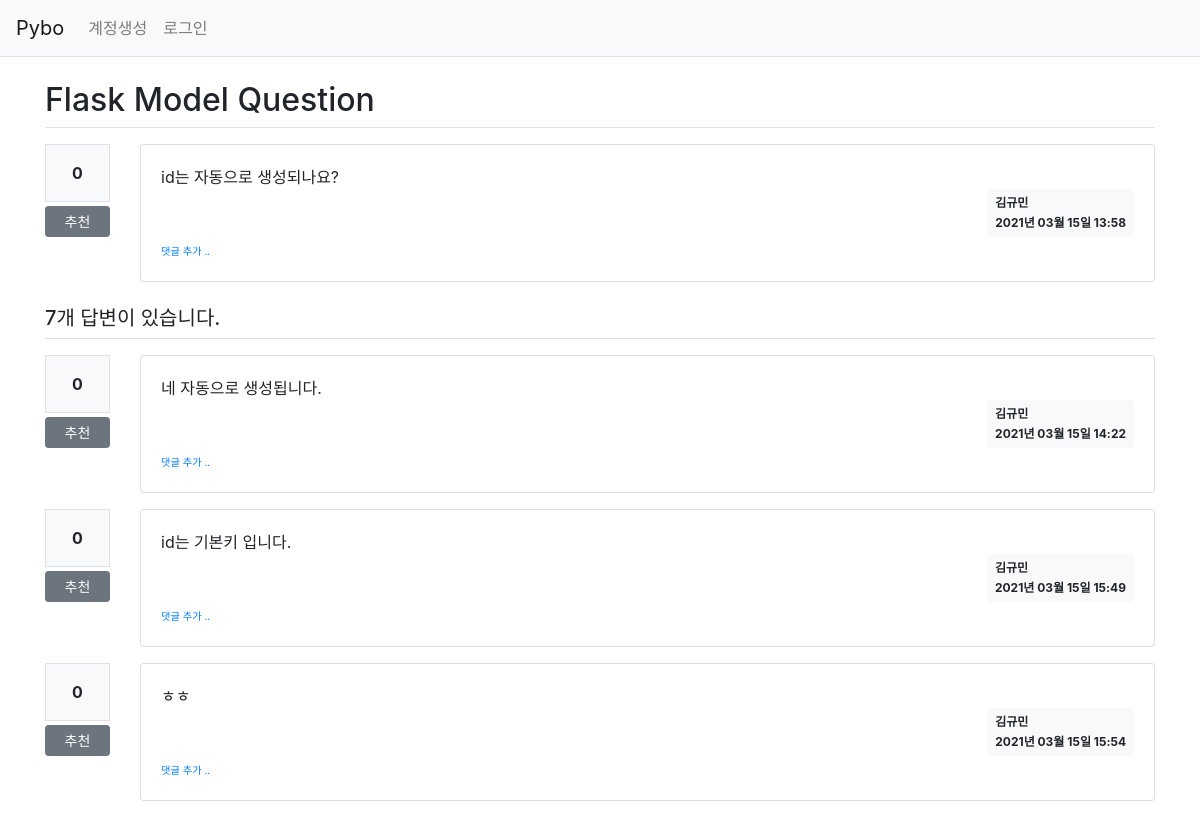
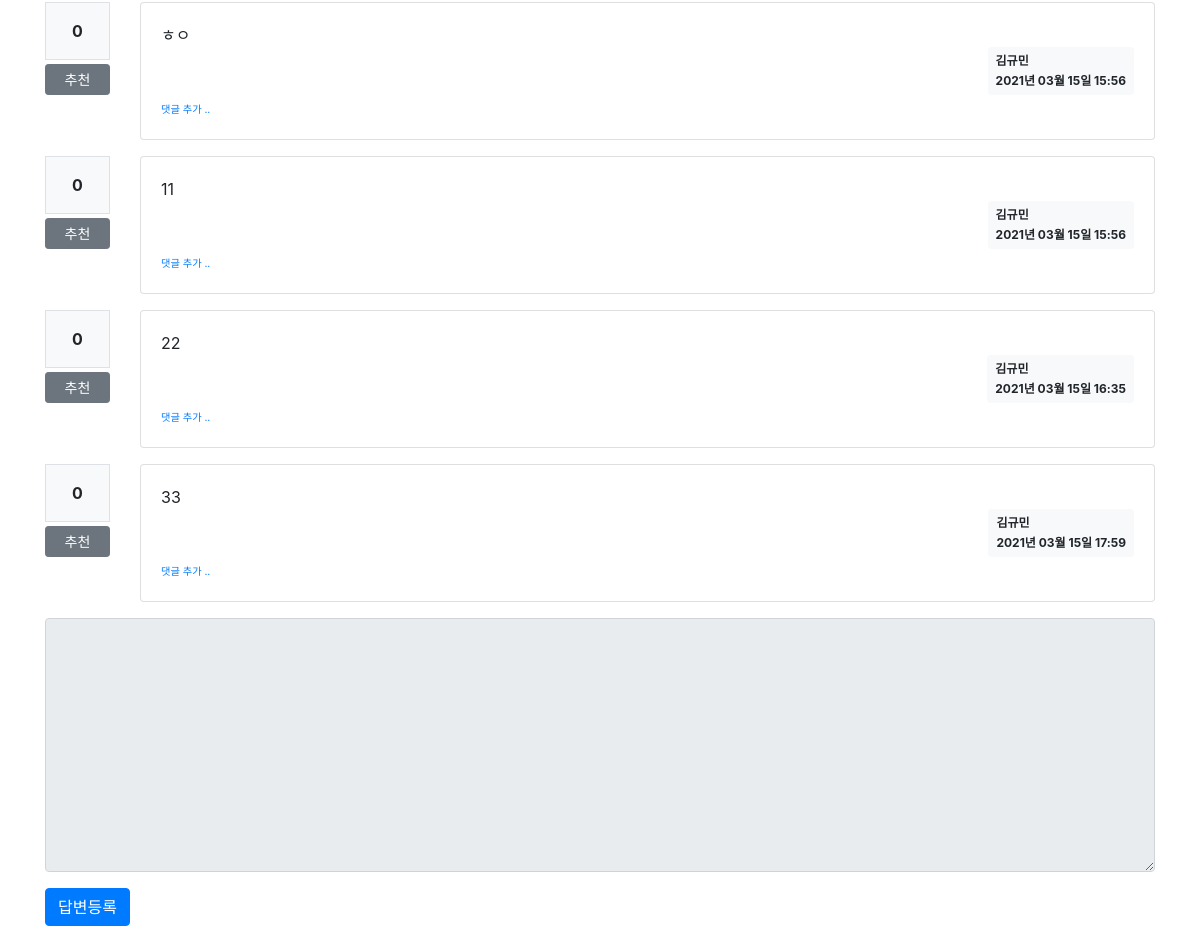
Screenshot of /question/detail/2/ with the database file from the repository (2 pictures, top to bottom).
### pybo/models.py (models this page shows)
class Question(db.Model):
    id = db.Column(db.Integer, primary_key=True)
    subject = db.Column(db.String(200), nullable=False)
    content = db.Column(db.Text(), nullable=False)
    create_date = db.Column(db.DateTime(), nullable=False)
    user_id = db.Column(db.Integer, db.ForeignKey('user.id', ondelete='CASCADE'), nullable=False)
    user = db.relationship('User', backref=db.backref('question_set'))
    modify_date = db.Column(db.DateTime(), nullable=True)
    voter = db.relationship('User', secondary=question_voter, backref=db.backref('question_voter_set'))

class User(db.Model):
    id = db.Column(db.Integer, primary_key=True)
    username = db.Column(db.String(150), unique=True, nullable=False)
    password = db.Column(db.String(200), nullable=False)
    email = db.Column(db.String(120), unique=True, nullable=False)

class Answer(db.Model):
    id = db.Column(db.Integer, primary_key=True)
    question_id = db.Column(db.Integer, db.ForeignKey('question.id', ondelete='CASCADE'))
    question = db.relationship('Question', backref=db.backref('answer_set'))
    content = db.Column(db.Text(), nullable=False)
    create_date = db.Column(db.DateTime(), nullable=False)
    user_id = db.Column(db.Integer, db.ForeignKey('user.id', ondelete='CASCADE'), nullable=False)
    user = db.relationship('User', backref=db.backref('answer_set'))
    modify_date = db.Column(db.DateTime(), nullable=True)
    voter = db.relationship('User', secondary=answer_voter, backref=db.backref('answer_voter_set'))

### pybo/views/question_views.py (the view)
@bp.route('/detail/<int:question_id>/')
def detail(question_id):
    form = AnswerForm()
    question = Question.query.get_or_404(question_id)
    return render_template('question/question_detail.html', question=question, form=form)

### pybo/forms.py
class AnswerForm(FlaskForm):
    content = TextAreaField('내용', validators=[DataRequired('내용은 필수입력 항목입니다.')])

### pybo/filter.py (called while the page is built)
def format_datetime(value, fmt='%Y년 %m월 %d일 %H:%M'):
    return value.strftime(fmt)

### pybo/views/auth_views.py (called while the page is built)
@bp.before_app_request
def load_logged_in_user():
    user_id = session.get('user_id')
    if user_id is None:
        g.user = None
    else:
        g.user = User.query.get(user_id)

### pybo/templates/question/question_detail.html (shortened to what this page needs)
{% extends 'base.html' %}
{% block content %}
<div class="container my-3">
    <h2 class="border-bottom py-2">{{ question.subject }}</h2>
    <div class="row my-3">
        <div class="col-1">
            <div class="bg-light text-center p-3 border font-weight-bolder mb-1">{{ question.voter|length }}</div>
            <a href="#" data-uri="{{ url_for('vote.question', question_id=question.id) }}" class="recommend btn btn-sm btn-secondary btn-block my-1">추천</a>
        </div>
        <div class="col-11">
            <div class="card">
                <div class="card-body">
                    <div class="card-text" style="white-space:pre-line;">{{ question.content }}</div>
                    <div class="d-flex justify-content-end">
                        <div class="badge badge-light p-2 text-left">
                            <div class="mb-2">{{ question.user.username }}</div>
                            <div>{{ question.create_date|datetime }}</div>
                        </div>
                    </div>
                    <div>
                        <a href="{{ url_for('comment.create_question', question_id=question.id) }}" class="small"><small>댓글 추가 ..</small></a>
                    </div>
                </div>
            </div>
        </div>
    </div>
    <h5 class="border-bottom my-3 py-2">{{ question.answer_set|length }}개 답변이 있습니다.</h5>
    {% for answer in question.answer_set %}
    <div class="row my-3">
        <div class="col-1">
            <div class="bg-light text-center p-3 border font-weight-bolder mb-1">{{ answer.voter|length }}</div>
            <a href="#" data-uri="{{ url_for('vote.answer', answer_id=answer.id) }}" class="recommend btn btn-sm btn-secondary btn-block my-1">추천</a>
        </div>
        <div class="col-11">
            <div class="card">
                <div class="card-body">
                    <div class="card-text" style="white-space: pre-line;">{{ answer.content }}</div>
                    <div class="d-flex justify-content-end">
                        <div class="badge badge-light p-2 text-left">
                            <div class="mb-2">{{ answer.user.username }}</div>
                            <div>{{ answer.create_date|datetime }}</div>
                        </div>
                    </div>
                    <div>
                        <a href="{{ url_for('comment.create_answer', answer_id=answer.id) }}" class="small"><small>댓글 추가 ..</small></a>
                    </div>
                </div>
            </div>
        </div>
    </div>
    {% endfor %}
    <form action="{{ url_for('answer.create', question_id=question.id) }}" method="post" class="my-3">
        <div class="form-group">
            <textarea {% if not g.user %}disabled{% endif %}
                      name="content" id="content" class="form-control" rows="10"></textarea>
        </div>
        <input type="submit" value="답변등록" class="btn btn-primary">
    </form>
</div>
{% endblock %}

### rows the page displays
Question: subject "Flask Model Question", content "id는 자동으로 생성되나요?", create_date "2021년 03월 15일 13:58"
User: user.username "김규민"
Answer: voter|length "0", content "네 자동으로 생성됩니다.", user.username "김규민", create_date "2021년 03월 15일 14:22"
Answer: voter|length "0", content "id는 기본키 입니다.", user.username "김규민", create_date "2021년 03월 15일 15:49"
Answer: voter|length "0", content "ㅎㅎ", user.username "김규민", create_date "2021년 03월 15일 15:54"
Answer: voter|length "0", content "ㅎㅇ", user.username "김규민", create_date "2021년 03월 15일 15:56"
Answer: voter|length "0", content "11", user.username "김규민", create_date "2021년 03월 15일 15:56"
Answer: voter|length "0", content "22", user.username "김규민", create_date "2021년 03월 15일 16:35"
Answer: voter|length "0", content "33", user.username "김규민", create_date "2021년 03월 15일 17:59"

### other values shown
{{ question.voter|length }} "0"
{{ question.answer_set|length }} "7"
